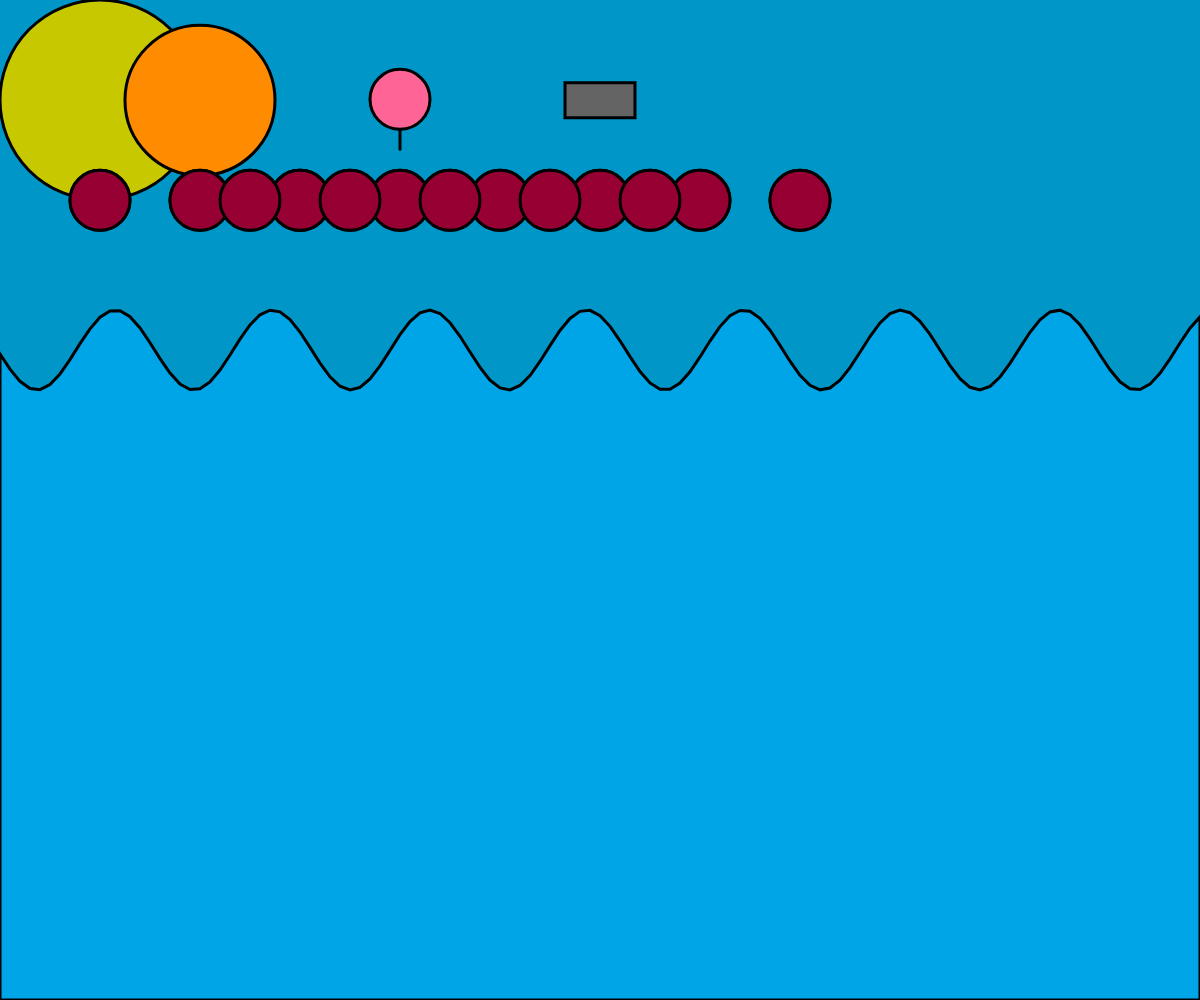
Frame 1 (no input)
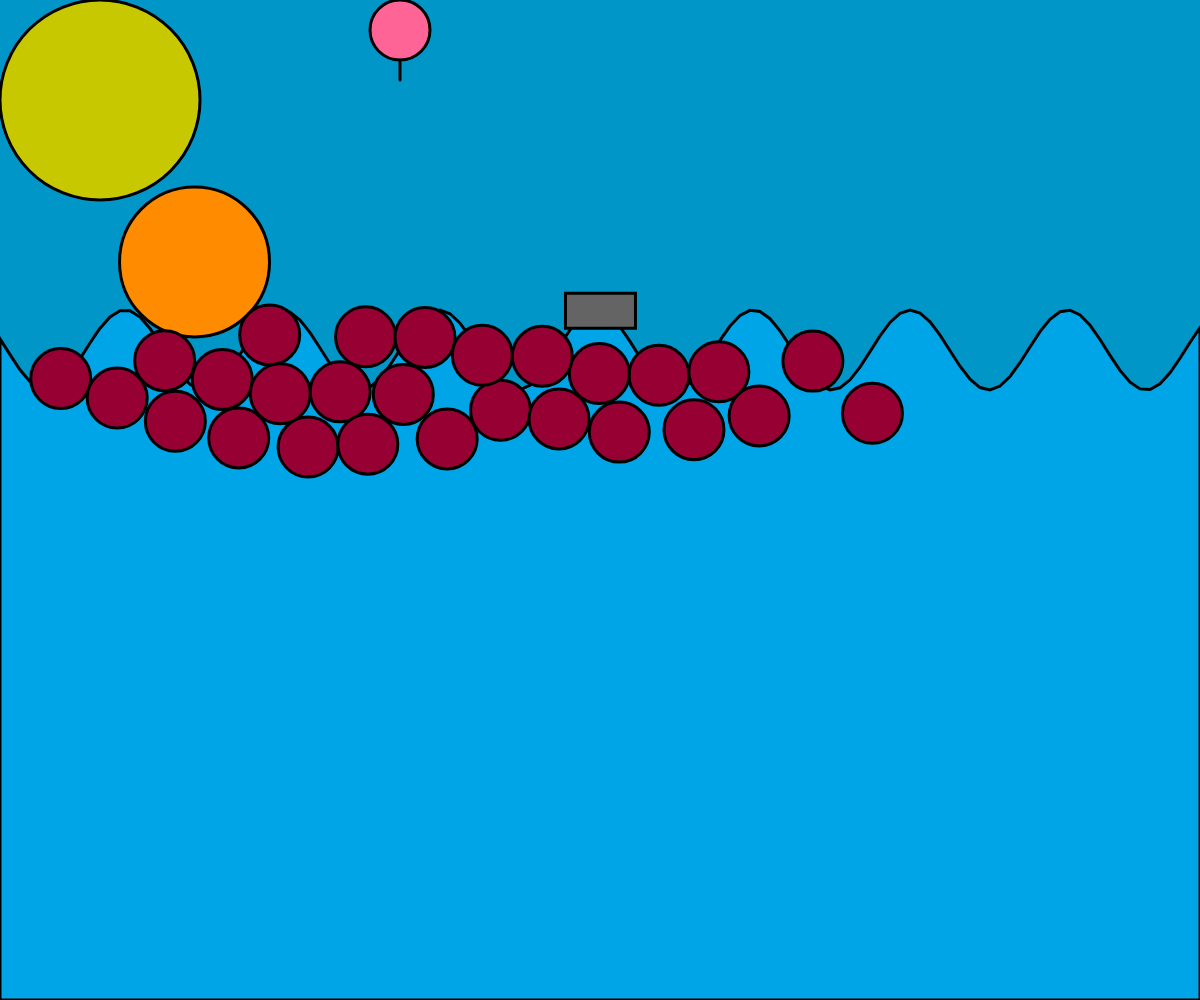
Frame 60 (no input)
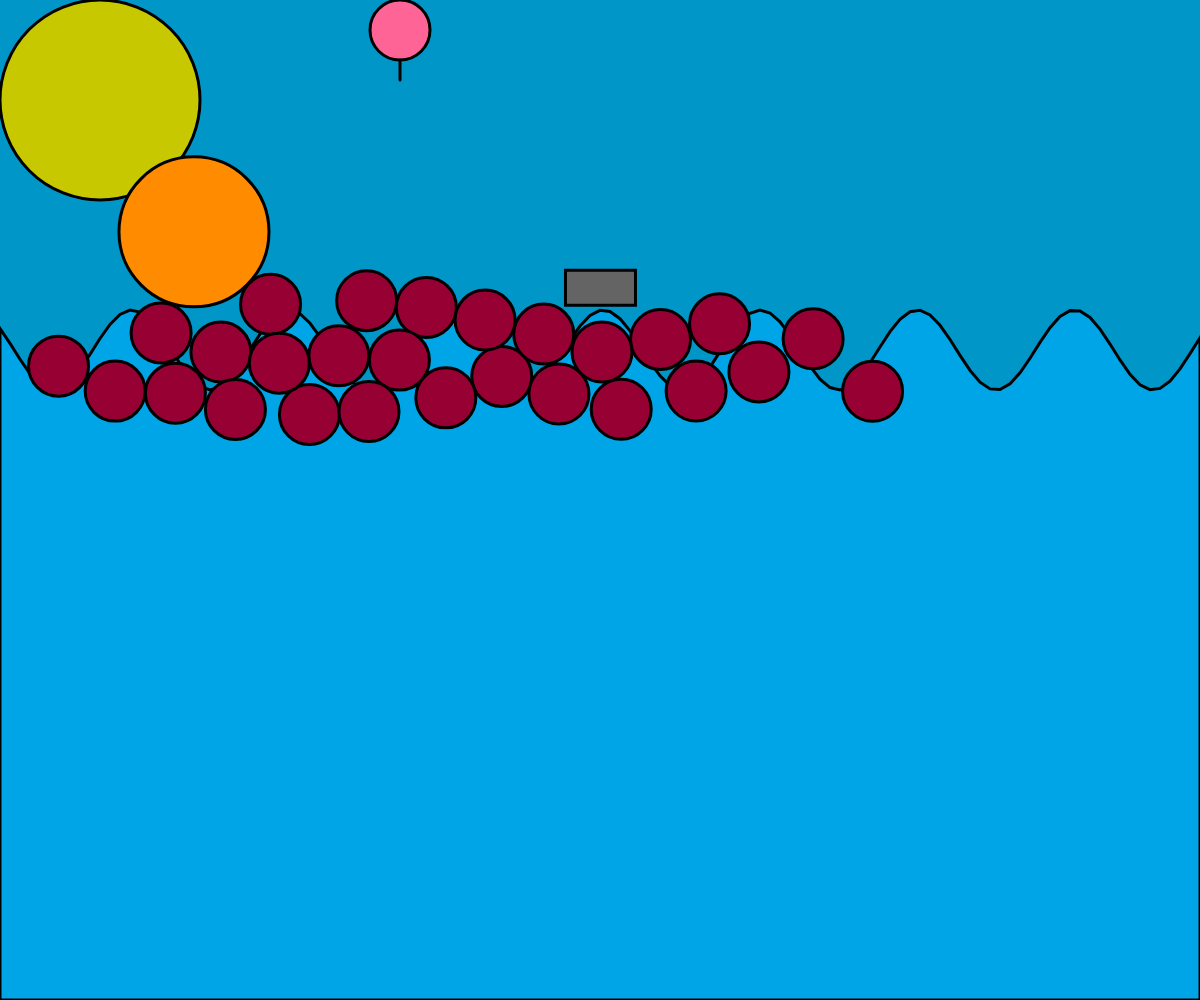
Frame 120 (the mouse pressed at the canvas centre since frame 60)

The p5.js sketch that drew these frames (run headless with seeded random() and noise() and a simulated clock; from frame 60 on, the mouse is pressed at the canvas centre):

// p5.js sketch
// ── sketch.js



// =======================
// WATER CLASS
// =======================
class Water {
  constructor(y) {
    this.y = y;
    this.waveOffset = 0;
  }

  update() {
    this.waveOffset += 0.10;
  }

  getSurface(x) {
    return this.y + sin(x * 0.04 + this.waveOffset) * 40;
  }

  display() {
    strokeWeight(3)
    stroke(0);
    fill(0, 175, 255, 150);

    beginShape();
    for (let x = 0; x <= width; x += 10) {
      let y = this.getSurface(x);
      vertex(x, y);
    }
    vertex(width, height);
    vertex(0, height);
    endShape(CLOSE);
  }
}

// =======================
// PHYSICS OBJECT CLASS
// =======================
class PhysicsObject {
  constructor(x, y, r, type) {
    this.pos = createVector(x, y);
    this.vel = createVector(0, 0);
    this.acc = createVector(0, 0);

    this.r = r;
    this.type = type;
    this.dragging = false;

    // Behaviour differences
    if (type === "basketball") {
      this.bounce = 0.9;
      this.mass = 1;
    } else if (type === "balloon") {
      this.bounce = 0.6;
      this.mass = 0.4;
    } else if (type === "hammer") {
      this.bounce = 0.1;
      this.mass = 100;
    } else if (type === "teddy") {
      this.bounce = 0.4;
      this.mass = 1.5;
    }
  }

  applyForce(force) {
    let f = p5.Vector.div(force, this.mass);
    this.acc.add(f);
  }

  update() {
    if (!this.dragging) {
      // Gravity
      this.applyForce(createVector(0, 0.3 * this.mass));

      // Balloon floats slightly
      if (this.type === "balloon") {
        this.applyForce(createVector(0, -0.4));
      }

      // =======================
      // 🌊 WATER INTERACTION
      // =======================
      let surface = water.getSurface(this.pos.x);

      if (this.pos.y + this.r > surface) {
        // Depth inside water
        let depth = (this.pos.y + this.r) - surface;

        // Buoyancy (push upward)
        let buoyancy = map(depth, 0, this.r * 2, 0, -0.6);
        this.applyForce(createVector(0, buoyancy));

        // Drag (slow movement)
        this.vel.mult(0.9);
      }

      // Movement
      this.vel.add(this.acc);
      this.pos.add(this.vel);
      this.acc.mult(0);
    }

    this.checkEdges();
  }

  checkEdges() {
    // Floor
    if (this.pos.y + this.r > height) {
      this.pos.y = height - this.r;
      this.vel.y *= -this.bounce;
    }

    // Ceiling
    if (this.pos.y - this.r < 0) {
      this.pos.y = this.r;
      this.vel.y *= -this.bounce;
    }

    // Walls
    if (this.pos.x + this.r > width) {
      this.pos.x = width - this.r;
      this.vel.x *= -this.bounce;
    }

    if (this.pos.x - this.r < 0) {
      this.pos.x = this.r;
      this.vel.x *= -this.bounce;
    }
  }

  display() {
    push();
    translate(this.pos.x, this.pos.y);

    stroke(0);
    strokeWeight(3)

    if (this.type === "basketball") {
      fill(255, 140, 0);
      ellipse(0, 0, this.r * 2);
    } else if (this.type === "balloon") {
      fill(255, 100, 150);
      ellipse(0, 0, this.r * 2);
      stroke(0);
      line(0, this.r, 0, this.r + 20);
    } else if (this.type === "hammer") {
      fill(100);
      rectMode(CENTER);
      rect(0, 0, this.r * 2, this.r);
    } else if (this.type === "teddy") {
      fill(150, 0, 50);
      ellipse(0, 0, this.r * 2);
      
    }

    pop();
  }

  // =======================
  // MOUSE INTERACTION
  // =======================
  pressed(mx, my) {
    let d = dist(mx, my, this.pos.x, this.pos.y);
    if (d < this.r) {
      this.dragging = true;
    }
  }

  released() {
    this.dragging = false;
  }

  drag(mx, my) {
    if (this.dragging) {
      this.pos.set(mx, my);
      this.vel.set(0, 0);
    }
  }
}

// =======================
// MAIN SKETCH
// =======================
let objects = [];
let water;

function setup() {
  createCanvas(windowWidth, windowHeight);

  water = new Water(350);
  strokeWeight(3)
  stroke(0)
  objects.push(new PhysicsObject(200, 100, 75, "basketball"));
  objects.push(new PhysicsObject(400, 100, 30, "balloon"));
  objects.push(new PhysicsObject(600, 100, 35, "hammer"));
  
  objects.push(new PhysicsObject(300, 200, 30, "teddy"));
  objects.push(new PhysicsObject(300, 200, 30, "teddy"));
  objects.push(new PhysicsObject(400, 200, 30, "teddy"));
  objects.push(new PhysicsObject(500, 200, 30, "teddy"));
  objects.push(new PhysicsObject(600, 200, 30, "teddy"));
  objects.push(new PhysicsObject(700, 200, 30, "teddy"));
  objects.push(new PhysicsObject(800, 200, 30, "teddy"));
  objects.push(new PhysicsObject(100, 200, 30, "teddy"));
  objects.push(new PhysicsObject(200, 200, 30, "teddy"));
  objects.push(new PhysicsObject(250, 200, 30, "teddy"));
  objects.push(new PhysicsObject(350, 200, 30, "teddy"));
  objects.push(new PhysicsObject(450, 200, 30, "teddy"));
  objects.push(new PhysicsObject(550, 200, 30, "teddy"));
  objects.push(new PhysicsObject(650, 200, 30, "teddy"));
  objects.push(new PhysicsObject(300, 200, 30, "teddy"));
  objects.push(new PhysicsObject(400, 200, 30, "teddy"));
  objects.push(new PhysicsObject(500, 200, 30, "teddy"));
  objects.push(new PhysicsObject(600, 200, 30, "teddy"));
  objects.push(new PhysicsObject(700, 200, 30, "teddy"));
  objects.push(new PhysicsObject(800, 200, 30, "teddy"));
  objects.push(new PhysicsObject(100, 200, 30, "teddy"));
  objects.push(new PhysicsObject(200, 200, 30, "teddy"));
  objects.push(new PhysicsObject(250, 200, 30, "teddy"));
  objects.push(new PhysicsObject(350, 200, 30, "teddy"));
  objects.push(new PhysicsObject(450, 200, 30, "teddy"));
  objects.push(new PhysicsObject(550, 200, 30, "teddy"));
  objects.push(new PhysicsObject(650, 200, 30, "teddy"));
  
  

}

function draw() {
  background(0,150,200);
  
  push()
  fill(200,200,0)
  circle(100,100,200)
  pop()

  water.update();
  water.display();

  for (let obj of objects) {
    obj.update();
    obj.display();
  }

  handleCollisions();
}

// =======================
// COLLISIONS
// =======================
function handleCollisions() {
  for (let i = 0; i < objects.length; i++) {
    for (let j = i + 1; j < objects.length; j++) {
      let a = objects[i];
      let b = objects[j];

      let d = dist(a.pos.x, a.pos.y, b.pos.x, b.pos.y);
      let minDist = a.r + b.r;

      if (d < minDist) {
        let overlap = minDist - d;
        let dir = p5.Vector.sub(b.pos, a.pos).normalize();

        b.pos.add(dir.copy().mult(overlap / 2));
        a.pos.sub(dir.copy().mult(overlap / 2));

        let temp = a.vel.copy();
        a.vel = b.vel.copy();
        b.vel = temp;
      }
    }
  }
}

// =======================
// MOUSE EVENTS
// =======================
function mousePressed() {
  for (let obj of objects) obj.pressed(mouseX, mouseY);
}

function mouseReleased() {
  for (let obj of objects) obj.released();
}

function mouseDragged() {
  for (let obj of objects) obj.drag(mouseX, mouseY);
}
